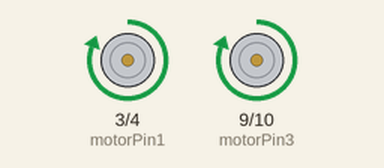
This sketch was run on a simulated Arduino Uno, built with avr-gcc and run on an emulated ATmega328P. Shown: motor-driver pin pairs drawn as motors (green arrow = first pin HIGH = forward, orange = second pin HIGH = backward, longer = more drive).

Above: at 1.0 s.
At 3.0 s:
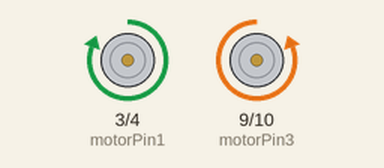
At 5.0 s:
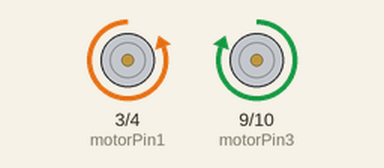
At 7.0 s:
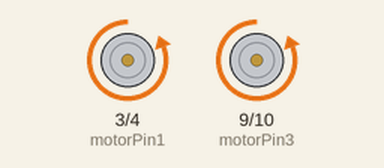
Timing chart, 0 to 10.4 s (numbered marks = the images above):
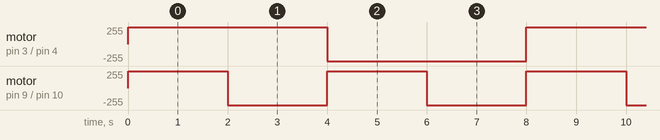

Measured:
- by itself, motor on pin 3 (motorPin1) / pin 4 (motorPin2): alternates forward 255/255 for 4.0 s and backward 255/255 for 4.0 s
- by itself, motor on pin 9 (motorPin3) / pin 10 (motorPin4): alternates forward 255/255 for 2.0 s and backward 255/255 for 2.0 s

The sketch:

Motors.ino
```cpp
const int motorPin1 = 3;
const int motorPin2 = 4;
const int motorPin3 = 9;
const int motorPin4 = 10;
void setup() {
  // put your setup code here, to run once:
  pinMode(motorPin1,OUTPUT);
  pinMode(motorPin2,OUTPUT);
  pinMode(motorPin3,OUTPUT);
  pinMode(motorPin4,OUTPUT);
}

void loop() {
  // put your main code here, to run repeatedly:
  digitalWrite(motorPin1,HIGH);
  digitalWrite(motorPin2,LOW);
  digitalWrite(motorPin3,HIGH);
  digitalWrite(motorPin4,LOW);
  delay(2000);//left
  digitalWrite(motorPin1,HIGH);
  digitalWrite(motorPin2,LOW);
  digitalWrite(motorPin3,LOW);
  digitalWrite(motorPin4,HIGH);
  delay(2000);//right
  digitalWrite(motorPin1,LOW);
  digitalWrite(motorPin2,HIGH);
  digitalWrite(motorPin3,HIGH);
  digitalWrite(motorPin4,LOW);
  delay(2000);
  digitalWrite(motorPin1,LOW);
  digitalWrite(motorPin2,HIGH);
  digitalWrite(motorPin3,LOW);
  digitalWrite(motorPin4,HIGH);
  delay(2000);
}
```
